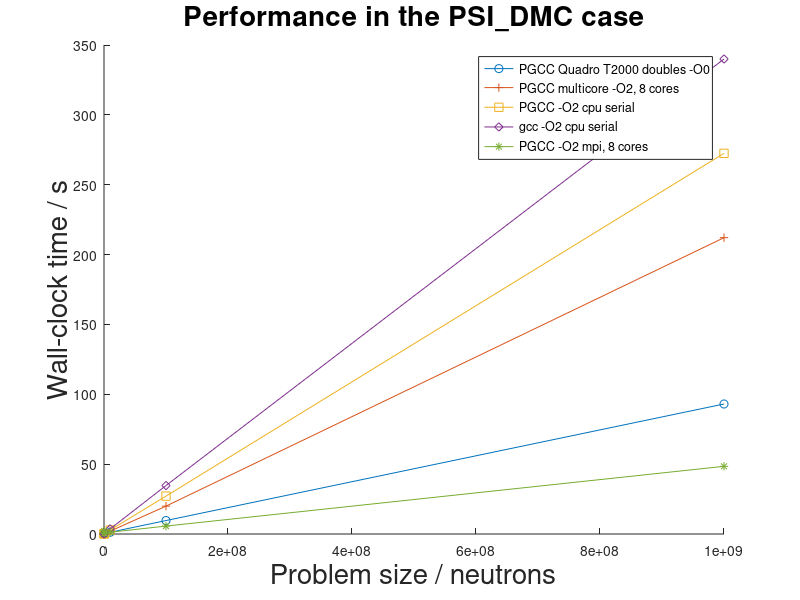
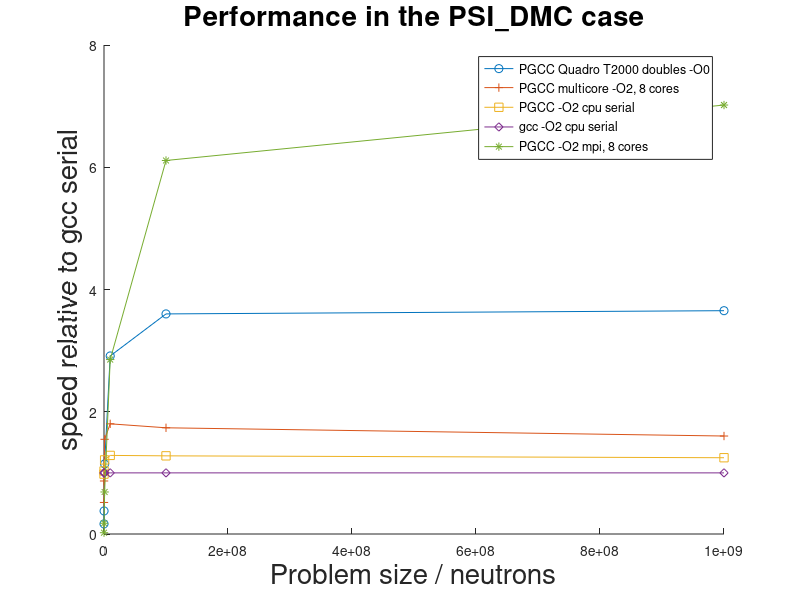

The MATLAB source for these figures, in order:
set(0, 'defaultTextFontSize',20);
xes=[1e4 1e5 1e6 1e7 1e8 1e9]';
load gpu.dat
load cpu.dat
load gcc.dat
load mpi.dat
load multicore.dat

hold on
plot(xes,gpu,'-o')
plot(xes,multicore,'-+')
plot(xes(1:6),cpu,'-s')
plot(xes(1:6),gcc,'-d')
plot(xes,mpi,'-*')
  legend('PGCC Quadro T2000 doubles -O0','PGCC multicore -O2, 8 cores','PGCC -O2 cpu serial','gcc -O2 cpu serial','PGCC -O2 mpi, 8 cores')

  xlabel('Problem size / neutrons')
  ylabel('Wall-clock time / s')
  title('Performance in the PSI_DMC case','interpreter','none')

  figure

  perf_gpu=gcc./gpu(1:6);
  perf_multicore=gcc./multicore(1:6);
  perf_mpi=gcc./mpi(1:6);
  perf_cpu=gcc./cpu(1:6);
 perf_gcc=gcc./gcc(1:6);
 hold on
plot(xes(1:6),perf_gpu,'-o')
plot(xes(1:6),perf_multicore,'-+')
plot(xes(1:6),perf_cpu,'-s')
plot(xes(1:6),perf_gcc,'-d')
plot(xes(1:6),perf_mpi,'-*')
  xlabel('Problem size / neutrons')
  ylabel('speed relative to gcc serial')
   title('Performance in the PSI_DMC case','interpreter','none')
  legend('PGCC Quadro T2000 doubles -O0','PGCC multicore -O2, 8 cores','PGCC -O2 cpu serial','gcc -O2 cpu serial','PGCC -O2 mpi, 8 cores')
